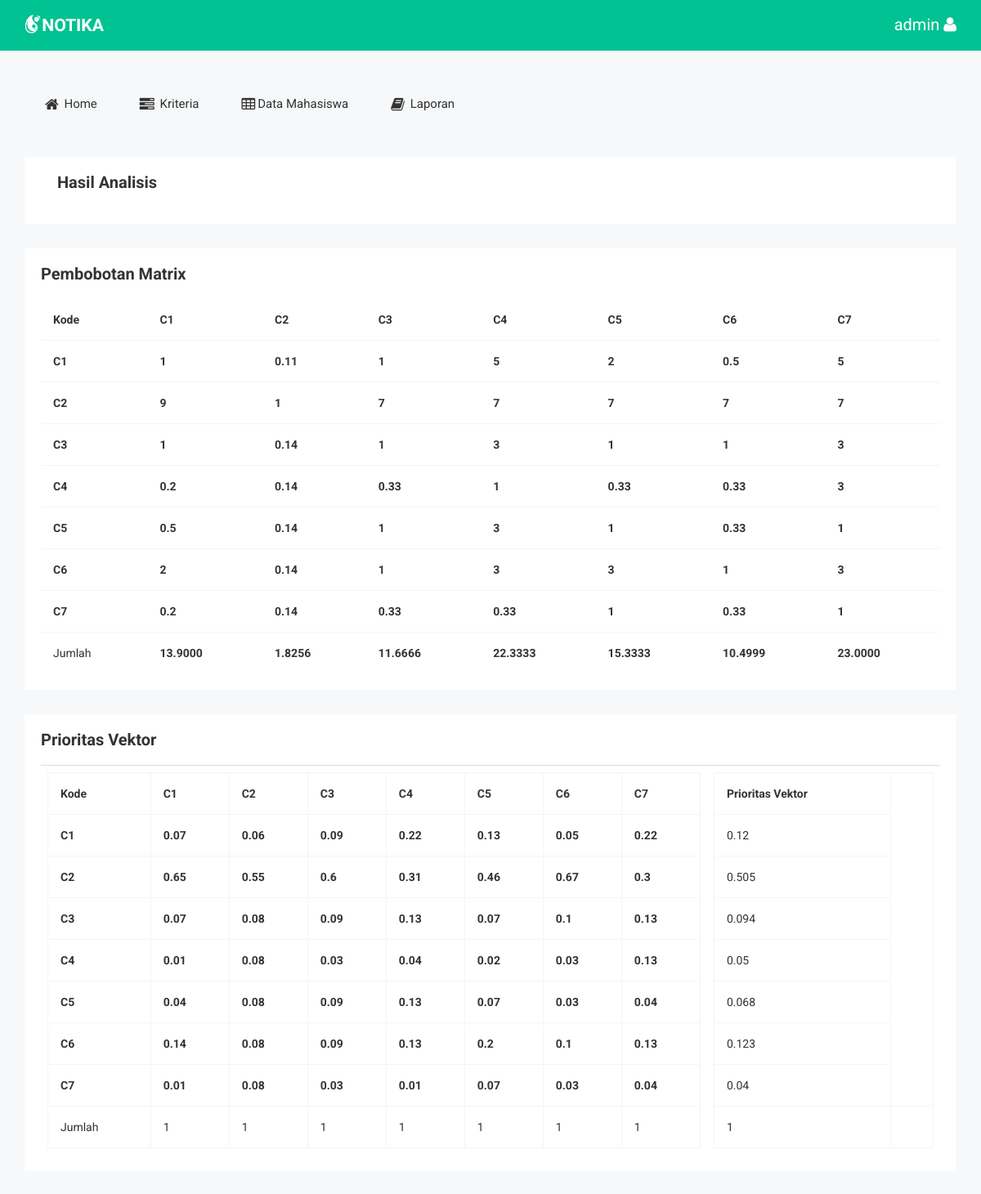
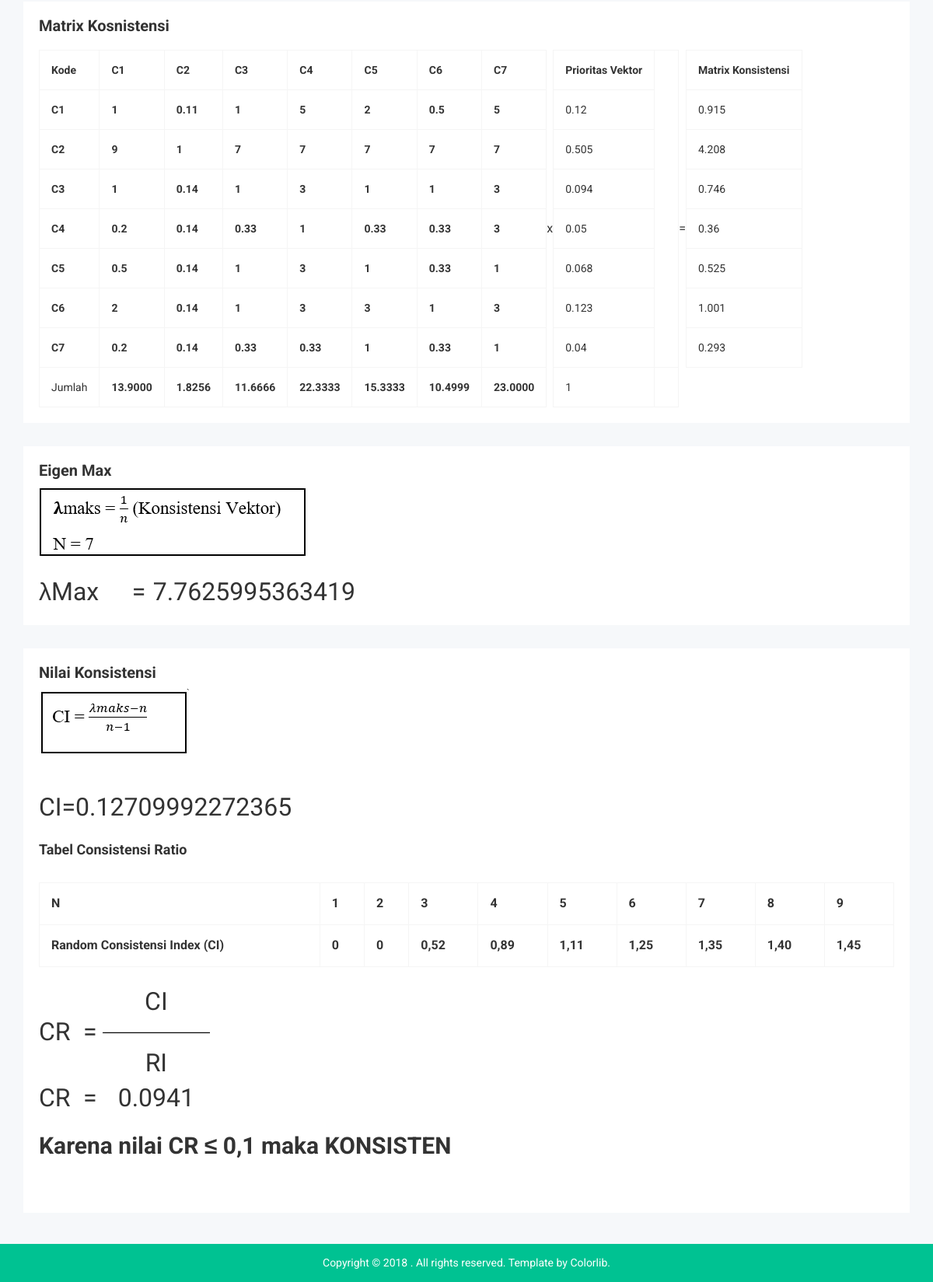
Screenshot of /detail_analisis_ahp.php (signed in) with the database file from the repository (2 pictures, top to bottom).
### tables this page shows
CREATE TABLE `fix_kriteria` (
  `id_ket_krit` int(12) NOT NULL,
  `kode_kriteria` varchar(50) NOT NULL,
  `nama_ket_krit` varchar(100) NOT NULL,
  `id_atribut` int(12) NOT NULL,
  `fix_kriteria` int(11) NOT NULL DEFAULT '0'
);

### root.php (the view, shortened to what this page needs)
<?php
class koneksi implements connect
{
	function __construct()
	{
		$this->con=new mysqli("localhost","root","","spk_tiara");
	}
		?><script type="text/javascript">
		<?php
}
class tampil extends koneksi{
			?>
		<?php
	function tampil_pembobotan_fix_kriteria(){
		$query1 = $this->con->query("SELECT * FROM fix_kriteria ORDER BY fix_kriteria DESC LIMIT 1");
		$data1 = $query1->fetch_assoc();
		$fix_kriteria = $data1['fix_kriteria'];
		$query = $this->con->query("select count(id_ket_krit) as jumlah from fix_kriteria where fix_kriteria = '$fix_kriteria' ");
		$data = $query->fetch_assoc();
		$jumlah_kriteria = $data['jumlah'];
		$no = 1 ;
		$no_array = 0 ;
		?>
			<thead>
                <tr>
					<th> Kode </th>
					<?php
					$query2 = $this->con->query("SELECT * FROM fix_kriteria where fix_kriteria = '$fix_kriteria' ");
					while($data2=$query2->fetch_assoc()){?>
						<th><?php echo $data2['kode_kriteria']; ?></th>
					<?php
					}
					?>
				</tr>
        	</thead>
			<tbody>
			<?php
			$query3 = $this->con->query("SELECT * FROM fix_bobot_kriteria where fix_bobot = '$fix_kriteria' order by kode_banding,kode_pembanding");
			while($data3 = $query3->fetch_assoc()){
				$array_bobot[] = $data3['bobot'];
			}
			for($i=1; $i<=$jumlah_kriteria; $i++){
				echo "<tr>";
				echo "<td><b> C".$no++."</b></td>";
				for($j=1; $j<=$jumlah_kriteria; $j++){
					echo "<td><b>";
					$bobot[$i][$j] = $array_bobot[$no_array];
					echo round($bobot[$i][$j],2);
					echo "</b></td>";
					$no_array++;
				}
			}
			?>
			</tbody>
			<tfoot>
				<tr>
					<td>Jumlah</td>
				<?php
					$query4 = $this->con->query("SELECT kode_pembanding, SUM(bobot) as jumlah_bobot FROM fix_bobot_kriteria where fix_bobot ='$fix_kriteria' GROUP BY kode_pembanding");
					while($data4 = $query4->fetch_assoc()){
						$jumlah_bobot = $data4['jumlah_bobot'];
						echo "<td><b>".$jumlah_bobot."</b></td>" ;
					}
				?>
				</tr>
		<?php
	}
	function tampil_hitung_fix_prioritas_vektor(){
		$query_kriteria = $this->con->query("SELECT * FROM fix_kriteria ORDER BY fix_kriteria DESC LIMIT 1");
		$data_kriteria = $query_kriteria->fetch_assoc();
		$fix_kriteria = $data_kriteria['fix_kriteria'];
		$query = $this->con->query("select count(id_ket_krit) as jumlah from fix_kriteria where fix_kriteria = '$fix_kriteria' ");
		$data = $query->fetch_assoc();
		$jumlah_kriteria = $data['jumlah'] ;
		$no = 1 ;
		$no_array = 0 ;
		?>
			<thead>
                <tr>
					<th> Kode </th>
					<?php
					$query2 = $this->con->query("SELECT * FROM fix_kriteria where fix_kriteria = '$fix_kriteria'");
					while($data2=$query2->fetch_assoc()){?>
						<th><?php echo $data2['kode_kriteria']; ?></th>
					<?php
					}
					?>
				</tr>
        	</thead>
			<tbody>
			<?php
			$query3 = $this->con->query("SELECT * FROM fix_bobot_kriteria  where fix_bobot = '$fix_kriteria' order by kode_banding,kode_pembanding");
			while($data3 = $query3->fetch_assoc()){
				$array_bobot[] = $data3['bobot'];
			}
			$query4 = $this->con->query("SELECT kode_pembanding, SUM(bobot) as jumlah_bobot FROM fix_bobot_kriteria where fix_bobot = '$fix_kriteria' GROUP BY kode_pembanding");
			while($data4 = $query4->fetch_assoc()){
				$jumlah_bobot[] = $data4['jumlah_bobot'];
			}
			for($i=0; $i< $jumlah_kriteria; $i++){
				echo "<tr>";
				echo "<td><b> C".$no++."</b></td>";
				for($j=0; $j< $jumlah_kriteria; $j++){
					echo "<td><b>";
					$bobot[$i][$j] = $array_bobot[$no_array];
					$jumlah_b[$i][$j] = $jumlah_bobot[$j];
					$hasil[$i][$j] = $bobot[$i][$j]/$jumlah_b[$i][$j] ;
					echo round($hasil[$i][$j],2);
					echo "</b></td>";
					$no_array++;
					$hasil2[$j][$i] = $hasil[$i][$j];
				}
			}
			?>
			</tbody>
			<tfoot>
				<tr>
					<td>Jumlah</td>
				<?php
					for($l=0;$l<$jumlah_kriteria;$l++){
						echo "<td>";
						$jum[$l] = array_sum($hasil2[$l]);
						echo round($jum[$l],4);
						echo "</td>";
					}
				?>
				</tr>
		<?php
	}
	function tampil_hasil_fix_prioritas_vektor(){
		$query_kriteria = $this->con->query("SELECT * FROM fix_kriteria ORDER BY fix_kriteria DESC LIMIT 1");
		$data_kriteria = $query_kriteria->fetch_assoc();
		$fix_kriteria = $data_kriteria['fix_kriteria'];
		$query = $this->con->query("select count(id_ket_krit) as jumlah from fix_kriteria where fix_kriteria = '$fix_kriteria'");
		$data = $query->fetch_assoc();
		$jumlah_kriteria = $data['jumlah'] ;
		$no_array = 0 ;
		$query3 = $this->con->query("SELECT * FROM fix_bobot_kriteria where fix_bobot = '$fix_kriteria' order by kode_banding,kode_pembanding");
		while($data3 = $query3->fetch_assoc()){
			$array_bobot[] = $data3['bobot'];
		}
		$query4 = $this->con->query("SELECT kode_pembanding, SUM(bobot) as jumlah_bobot FROM fix_bobot_kriteria where fix_bobot = '$fix_kriteria' GROUP BY kode_pembanding");
		while($data4 = $query4->fetch_assoc()){
			$jumlah_bobot[] = $data4['jumlah_bobot'];
		}
		for($i=0; $i< $jumlah_kriteria; $i++){
			for($j=0; $j< $jumlah_kriteria; $j++){
				$bobot[$i][$j] = $array_bobot[$no_array];
				$jumlah_b[$i][$j] = $jumlah_bobot[$j];
				$hasil[$i][$j] = $bobot[$i][$j]/$jumlah_b[$i][$j] ;
				$no_array++;
			}
		}
		?>
		<thead>
            <tr>
				<th> Prioritas Vektor </th>
			</tr>
    	</thead>
		<tbody>
		<?php
		for($l=0;$l<$jumlah_kriteria;$l++){
			echo "<tr>";
			echo "<td>";
			$jum[$l] = array_sum($hasil[$l]);
			$pv[$l] = $jum[$l]/$jumlah_kriteria ;
			echo round($pv[$l],3);
			echo "</td>";
			echo "</tr>";
		}
		?>
		</tbody>
		<tfoot>
			<td><?php echo array_sum($pv)?><td>
		</tfoot>
		<?php
	}
	function tampil_hasil_fix_matrix_konsistensi(){
		$query_kriteria = $this->con->query("SELECT * FROM fix_kriteria ORDER BY fix_kriteria DESC LIMIT 1");
		$data_kriteria = $query_kriteria->fetch_assoc();
		$fix_kriteria = $data_kriteria['fix_kriteria'];
		$query = $this->con->query("select count(id_ket_krit) as jumlah from fix_kriteria where fix_kriteria = '$fix_kriteria'");
		$data = $query->fetch_assoc();
		$jumlah_kriteria = $data['jumlah'] ;
		$no_array = 0 ;
        $query3 = $this->con->query("SELECT * FROM fix_bobot_kriteria where fix_bobot = '$fix_kriteria' order by kode_banding,kode_pembanding");
			while($data3 = $query3->fetch_assoc()){
				$array_bobot[] = $data3['bobot'];
			}
			$query4 = $this->con->query("SELECT kode_pembanding, SUM(bobot) as jumlah_bobot FROM fix_bobot_kriteria where fix_bobot = '$fix_kriteria' GROUP BY kode_pembanding");
			while($data4 = $query4->fetch_assoc()){
				$jumlah_bobot[] = $data4['jumlah_bobot'];
			}
			for($i=0; $i<$jumlah_kriteria; $i++){
				for($j=0; $j<$jumlah_kriteria; $j++){
                    $bobot[$i][$j] = $array_bobot[$no_array];
                    $jumlah_b[$i][$j] = $jumlah_bobot[$j];
                    $bbt[$j][$i] = $bobot[$i][$j];
                    $hasil[$i][$j] = $bobot[$i][$j]/$jumlah_b[$i][$j] ;
                    $no_array++;
                }
            }
            for($l=0;$l<$jumlah_kriteria;$l++){
                $jum[$l] = array_sum($hasil[$l]);
                $pv[0][$l] = $jum[$l]/$jumlah_kriteria ;
            }
        for($baris = 0 ; $baris < $jumlah_kriteria ; $baris++){
            for($kolom = 0 ; $kolom < $jumlah_kriteria ; $kolom++){
                $bbt[$baris][$kolom] = $bobot[$baris][$kolom];
                $prioritas[0][$kolom] = $pv[0][$kolom];
                $konsistensi[$baris][$kolom] = ($bbt[$baris][$kolom] * $prioritas[0][$kolom]);
            }
		}
		echo "<thead>
		<tr>
			<th> Matrix Konsistensi </th>
		</tr>
		</thead>
		<tbody>";
        for($bar = 0 ; $bar < $jumlah_kriteria ; $bar++){
            echo "<tr>";
            echo "<td>";
            $sum_konsistensi[$bar] = array_sum($konsistensi[$bar]);
            echo round($sum_konsistensi[$bar],3);
            echo "</td>";
            echo "</tr>";
		}
		echo "</tbody>";
	}
	function fix_eigen_max(){
		$query_kriteria = $this->con->query("SELECT * FROM fix_kriteria ORDER BY fix_kriteria DESC LIMIT 1");
		$data_kriteria = $query_kriteria->fetch_assoc();
		$fix_kriteria = $data_kriteria['fix_kriteria'];
		$query = $this->con->query("select count(id_ket_krit) as jumlah from fix_kriteria where fix_kriteria = '$fix_kriteria'");
		$data = $query->fetch_assoc();
		$jumlah_kriteria = $data['jumlah'] ;
		$no_array = 0 ;
        $query3 = $this->con->query("SELECT * FROM fix_bobot_kriteria where fix_bobot = '$fix_kriteria' order by kode_banding,kode_pembanding");
			while($data3 = $query3->fetch_assoc()){
				$array_bobot[] = $data3['bobot'];
			}
			$query4 = $this->con->query("SELECT kode_pembanding, SUM(bobot) as jumlah_bobot FROM fix_bobot_kriteria where fix_bobot = '$fix_kriteria' GROUP BY kode_pembanding");
			while($data4 = $query4->fetch_assoc()){
				$jumlah_bobot[] = $data4['jumlah_bobot'];
			}
			for($i=0; $i<$jumlah_kriteria; $i++){
				for($j=0; $j<$jumlah_kriteria; $j++){
                    $bobot[$i][$j] = $array_bobot[$no_array];
                    $jumlah_b[$i][$j] = $jumlah_bobot[$j];
                    $bbt[$j][$i] = $bobot[$i][$j];
                    $hasil[$i][$j] = $bobot[$i][$j]/$jumlah_b[$i][$j] ;
                    $no_array++;
                }
            }
            for($l=0;$l<$jumlah_kriteria;$l++){
                $jum[$l] = array_sum($hasil[$l]);
                $pv[0][$l] = $jum[$l]/$jumlah_kriteria ;
            }
        for($baris = 0 ; $baris < $jumlah_kriteria ; $baris++){
            for($kolom = 0 ; $kolom < $jumlah_kriteria ; $kolom++){
                $bbt[$baris][$kolom] = $bobot[$baris][$kolom];
                $prioritas[0][$kolom] = $pv[0][$kolom];
                $konsistensi[$baris][$kolom] = ($bbt[$baris][$kolom] * $prioritas[0][$kolom]);
            }
        }
        for($bar = 0 ; $bar < $jumlah_kriteria ; $bar++){
            $sum_konsistensi[$bar] = array_sum($konsistensi[$bar]);
            $prio_v[0][$bar] = $prioritas[0][$bar];
            $eigen_max[$bar] = $sum_konsistensi[$bar] /  $prio_v[0][$bar] ;
        }
		echo "<thead>";
		echo "<tr>";
		echo "<td><font size='6' >&lambda;Max</font></td>";
		echo "<td><font size='6' > = </font></td>";
		echo "<td><font size='6' >";
        $hasil_eigen_max = (array_sum($eigen_max))/$jumlah_kriteria;
		echo $hasil_eigen_max ;
		echo "</font></td>";
		echo "</tr>";
		echo "</thead>";
	}
	function fix_ci(){
		$query_kriteria = $this->con->query("SELECT * FROM fix_kriteria ORDER BY fix_kriteria DESC LIMIT 1");
		$data_kriteria = $query_kriteria->fetch_assoc();
		$fix_kriteria = $data_kriteria['fix_kriteria'];
		$query = $this->con->query("select count(id_ket_krit) as jumlah from fix_kriteria  where fix_kriteria = '$fix_kriteria' ");
		$data = $query->fetch_assoc();
		$jumlah_kriteria = $data['jumlah'] ;
		$no_array = 0 ;
        $query3 = $this->con->query("SELECT * FROM fix_bobot_kriteria where fix_bobot = '$fix_kriteria' order by kode_banding,kode_pembanding");
			while($data3 = $query3->fetch_assoc()){
				$array_bobot[] = $data3['bobot'];
			}
			$query4 = $this->con->query("SELECT kode_pembanding, SUM(bobot) as jumlah_bobot FROM fix_bobot_kriteria where fix_bobot = '$fix_kriteria' GROUP BY kode_pembanding");
			while($data4 = $query4->fetch_assoc()){
				$jumlah_bobot[] = $data4['jumlah_bobot'];
			}
			for($i=0; $i<$jumlah_kriteria; $i++){
				for($j=0; $j<$jumlah_kriteria; $j++){
                    $bobot[$i][$j] = $array_bobot[$no_array];
                    $jumlah_b[$i][$j] = $jumlah_bobot[$j];
                    $bbt[$j][$i] = $bobot[$i][$j];
                    $hasil[$i][$j] = $bobot[$i][$j]/$jumlah_b[$i][$j] ;
                    $no_array++;
                }
            }
            for($l=0;$l<$jumlah_kriteria;$l++){
                $jum[$l] = array_sum($hasil[$l]);
                $pv[0][$l] = $jum[$l]/$jumlah_kriteria ;
            }
        for($baris = 0 ; $baris < $jumlah_kriteria ; $baris++){
            for($kolom = 0 ; $kolom < $jumlah_kriteria ; $kolom++){
                $bbt[$baris][$kolom] = $bobot[$baris][$kolom];
                $prioritas[0][$kolom] = $pv[0][$kolom];
                $konsistensi[$baris][$kolom] = ($bbt[$baris][$kolom] * $prioritas[0][$kolom]);
            }
        }
        for($bar = 0 ; $bar < $jumlah_kriteria ; $bar++){
            $sum_konsistensi[$bar] = array_sum($konsistensi[$bar]);
            $prio_v[0][$bar] = $prioritas[0][$bar];
            $eigen_max[$bar] = $sum_konsistensi[$bar] /  $prio_v[0][$bar] ;
        }
		echo "<thead>";
		echo "<tr>";
		echo "<td><font size='6' > CI </font></td>";
		echo "<td><font size='6' > = </font></td>";
		echo "<td><font size='6' >";
        $hasil_eigen_max = (array_sum($eigen_max))/$jumlah_kriteria;
        $ci = ($hasil_eigen_max-$jumlah_kriteria) / ($jumlah_kriteria - 1);
        echo $ci ;
		echo "</font></td>";
		echo "</tr>";
		echo "</thead>";
	}
				?>
	<?php	}
}
?>

### rows the page displays
fix_kriteria: kode_kriteria "C1"
fix_kriteria: kode_kriteria "C2"
fix_kriteria: kode_kriteria "C3"
fix_kriteria: kode_kriteria "C4"
fix_kriteria: kode_kriteria "C5"
fix_kriteria: kode_kriteria "C6"
fix_kriteria: kode_kriteria "C7"

### other values shown
$_SESSION['username'] "admin"
$bobot[$i][$j] "1"
$bobot[$i][$j] "0.11"
$bobot[$i][$j] "5"
$bobot[$i][$j] "2"
$bobot[$i][$j] "0.5"
$bobot[$i][$j] "9"
$bobot[$i][$j] "7"
$bobot[$i][$j] "0.14"
$bobot[$i][$j] "3"
$bobot[$i][$j] "0.2"
$bobot[$i][$j] "0.33"
$jumlah_bobot "13.9000"
$jumlah_bobot "1.8256"
$jumlah_bobot "11.6666"
